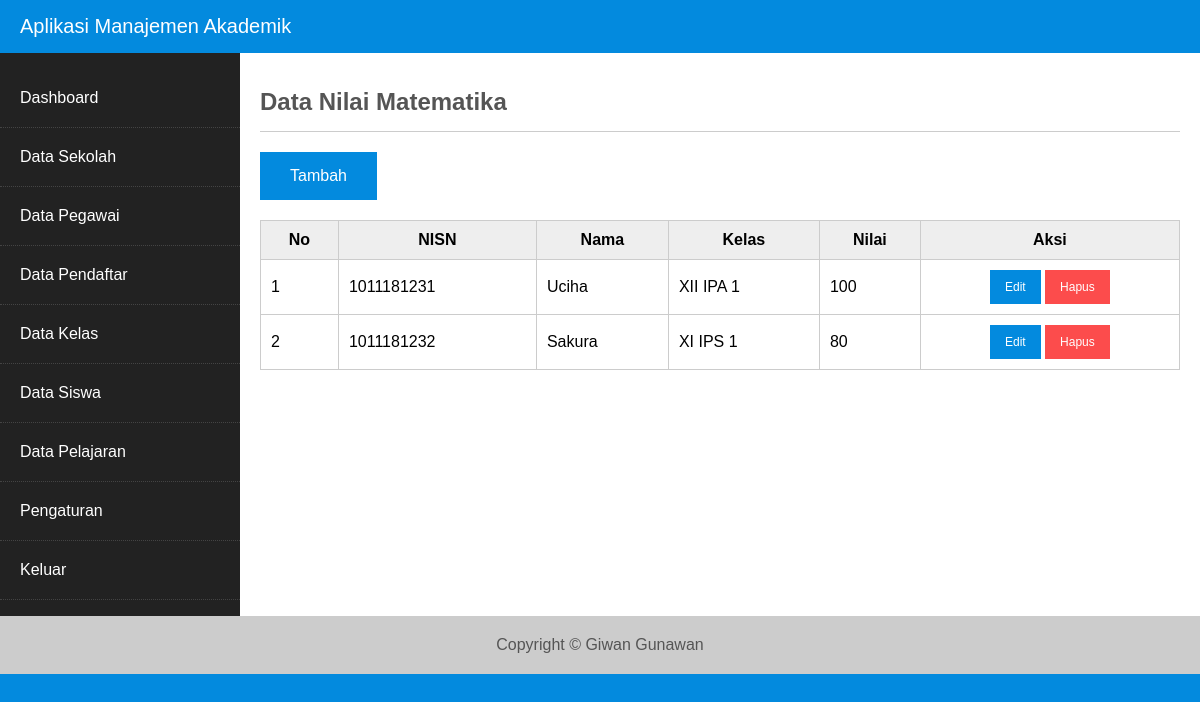
/index.php?hal=nilai&id=101182 (signed in), run on the app's committed database.
### tables this page shows
CREATE TABLE `t_pelajaran` (
  `ID_Pelajaran` char(6) NOT NULL,
  `Nama` char(30) NOT NULL,
  `NIP_Pengajar` char(16) NOT NULL,
  `ID_Nilai` int(5) NOT NULL AUTO_INCREMENT,
  PRIMARY KEY (`ID_Pelajaran`,`ID_Nilai`),
  KEY `FK_Guru` (`NIP_Pengajar`),
  KEY `ID_Nilai` (`ID_Nilai`),
  CONSTRAINT `FK_Guru` FOREIGN KEY (`NIP_Pengajar`) REFERENCES `t_pegawai` (`NIP`) ON DELETE CASCADE ON UPDATE CASCADE
);

CREATE TABLE `t_nilai` (
  `ID` int(5) NOT NULL AUTO_INCREMENT,
  `ID_Pelajaran` char(6) NOT NULL,
  `NISN` char(10) NOT NULL,
  `Nilai` int(3) NOT NULL,
  PRIMARY KEY (`ID`),
  KEY `FK_Pelajaran` (`ID_Pelajaran`),
  KEY `FK_NilaiSiswa` (`NISN`),
  CONSTRAINT `FK_NilaiSiswa` FOREIGN KEY (`NISN`) REFERENCES `t_siswa` (`NISN`) ON DELETE CASCADE ON UPDATE CASCADE,
  CONSTRAINT `FK_Pelajaran` FOREIGN KEY (`ID_Pelajaran`) REFERENCES `t_pelajaran` (`ID_Pelajaran`) ON DELETE CASCADE ON UPDATE CASCADE
);

CREATE TABLE `t_pendaftar` (
  `NIK` char(16) NOT NULL,
  `Nama` char(30) NOT NULL,
  `Alamat` char(30) NOT NULL,
  `Nomor_Telepon` char(13) NOT NULL,
  `Jenis_Kelamin` char(1) NOT NULL,
  PRIMARY KEY (`NIK`)
);

CREATE TABLE `t_kelas` (
  `ID_Kelas` char(6) NOT NULL,
  `Nama` char(15) NOT NULL,
  `Jumlah_Siswa` int(2) NOT NULL,
  `Jurusan` char(1) NOT NULL,
  `NIP_WaliKelas` char(16) NOT NULL,
  PRIMARY KEY (`ID_Kelas`),
  KEY `FK_JurusanKelas` (`Jurusan`),
  KEY `FK_Walikelas` (`NIP_WaliKelas`),
  CONSTRAINT `FK_JurusanKelas` FOREIGN KEY (`Jurusan`) REFERENCES `t_jurusan` (`ID_Jurusan`) ON DELETE CASCADE ON UPDATE CASCADE,
  CONSTRAINT `FK_Walikelas` FOREIGN KEY (`NIP_WaliKelas`) REFERENCES `t_pegawai` (`NIP`) ON DELETE CASCADE ON UPDATE CASCADE
);

### content/nilai.php (the view, shortened to what this page needs)
<?php
   $query = mysqli_query($con, "SELECT * FROM t_pelajaran WHERE ID_Pelajaran='$_GET[id]'");
   $data = mysqli_fetch_array($query);
?>
<h2 class="judul">Data Nilai <?php echo $data['Nama']?></h2>
<a class="tombol" href="?hal=niai_tambah">Tambah</a>
<table class="table">
   <thead>
      <tr>
         <th>No</th>
         <th>NISN</th>
         <th>Nama</th>
         <th>Kelas</th>
         <th>Nilai</th>
         <th>Aksi</th>
      </tr>
   </thead>
   <tbody>
   <?php
   $cari = $data['ID_Pelajaran'];
   $query2 = mysqli_query($con, "SELECT t_nilai.`ID`, t_nilai.`ID_Pelajaran`, t_nilai.`NISN`, t_nilai.`Nilai`, t_siswa.`NIK` AS NIK,
                           t_pendaftar.`Nama` AS Nama, `t_kelas`.`Nama` AS Kelas,`t_pelajaran`.`Nama` AS Pelajaran FROM `t_nilai`
                           INNER JOIN t_pelajaran ON `t_nilai`.`ID_Pelajaran`=`t_pelajaran`.`ID_Pelajaran`
                           INNER JOIN t_siswa ON `t_nilai`.`NISN`=`t_siswa`.`NISN`
                           INNER JOIN t_kelas ON `t_siswa`.`ID_Kelas`=`t_kelas`.`ID_Kelas`
                           INNER JOIN t_pendaftar ON `t_siswa`.`NIK`=`t_pendaftar`.`NIK`
                           WHERE t_nilai.`ID_Pelajaran`='$cari'");
   $no = 0;
   while($data2 = mysqli_fetch_array($query2)){
      $no++;
?>
      <tr>
         <td><?= $no ?></td>
         <td><?= $data2['NISN'] ?></td>
         <td><?= $data2['Nama'] ?></td>
         <td><?= $data2['Kelas'] ?></td>
         <td><?= $data2['Nilai'] ?></td>
         <td><center>
            <a class="tombol edit" href="?hal=nilai_edit&id=<?= $data2['ID'] ?>"> Edit </a>
            <a class="tombol hapus" href="?hal=nilai_hapus&id=<?= $data2['ID'] ?>"> Hapus </a>
         </td>
     </tr>
<?php
   }
?>
   </tbody>
</table>

### konten.php (shortened to what this page needs)
<?php
   $halaman = array("dashboard",
                     "sekolah","sekolah_update",
                     "pendaftar","pendaftar_tambah", "pendaftar_insert","pendaftar_edit", "pendaftar_update","pendaftar_hapus",
                     "kelas",
                     "pegawai", "pegawai_tambah", "pegawai_insert","pegawai_edit", "pegawai_update","pegawai_hapus",
                     "pelajaran",
                     "nilai",
                     "siswa",
                     "user","user_tambah", "user_insert","user_edit", "user_update","user_hapus");
   if(isset($_GET['hal'])) $hal = $_GET['hal'];
   else $hal = "dashboard";
   foreach($halaman as $h){
      if($hal == $h){
         include "content/$h.php";
         break;
      }
   }
?>

### css/style.css (style rules this page uses)
* { box-sizing: border-box; }
body { font-family: Arial; margin: 0; background: #038ade; }
.judul { color: #555; border-bottom: 1px solid #ccc; padding-bottom: 15px; }
.table { width: 100%; margin-top: 20px; border-collapse: collapse; }
.table th, .table td { border: 1px solid #ccc; padding: 10px; }
.table th { background: #eee; }
.tombol { display: inline-block; max-width: 150px; padding: 15px 30px; color: #fff; text-decoration: none; background: #038ade; cursor: pointer; }
.tombol.edit, .tombol.hapus { padding: 10px 15px; font-size: 12px; }
.tombol.hapus { background: #fc4c4c; }

### data on the page
t_pelajaran: Nama "Matematika"
t_nilai: NISN "1011181231", t_pendaftar.Nama "Uciha", t_kelas.Nama "XII IPA 1", Nilai "100"
t_nilai: NISN "1011181232", t_pendaftar.Nama "Sakura", t_kelas.Nama "XI IPS 1", Nilai "80"
